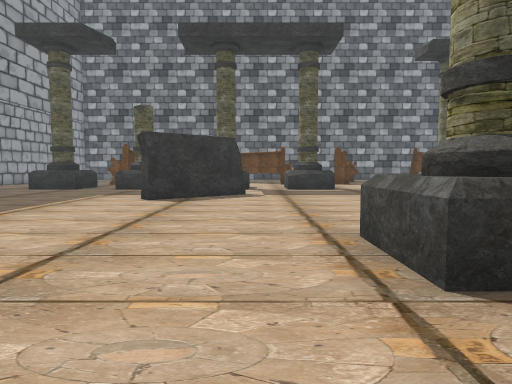
[1] (above)

20 first-person views from a walk through a 3-D level made in the Unity game engine. The camera is 1.5 m above the floor, tilts 4° down and sees 75° across. The floor is counted in squares, 2 m on a side. Each view is taken from the middle of a square. On the plan, view 1 faces up. The plan holds only what a view shows up to about 11 squares ahead; the rest is blank. The place goes on beyond the plan. The player is left out. Some animated figures are left out. Some surface patterns are stand-ins.

[2]
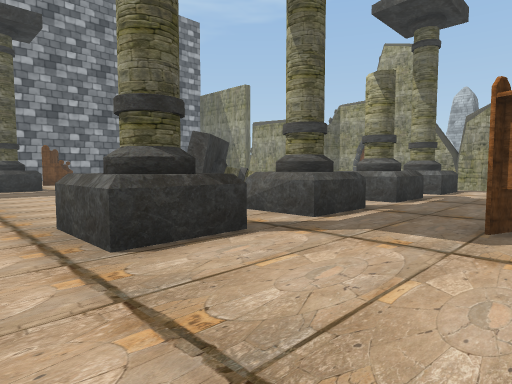

[3]
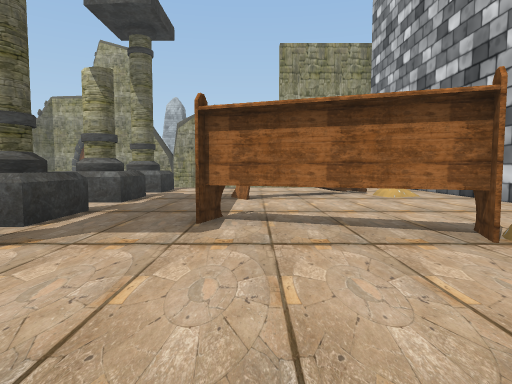

[4]
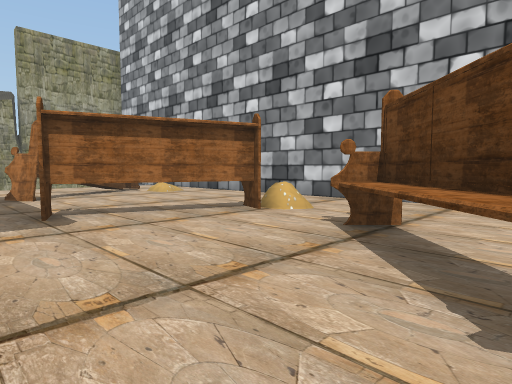

[5]
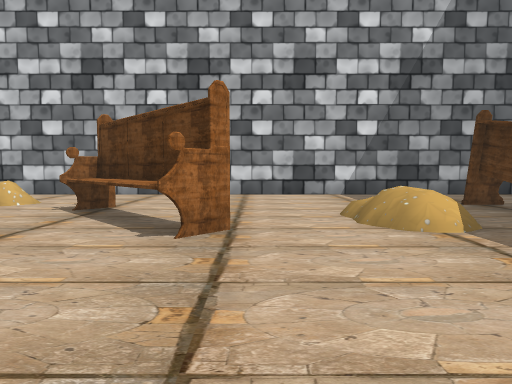

[6]
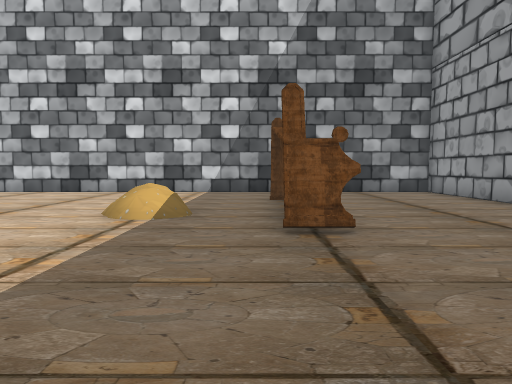

[7]
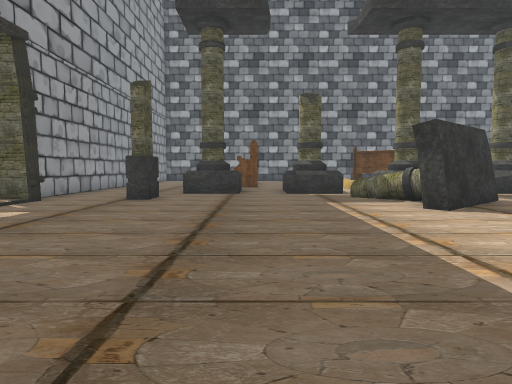

[8]
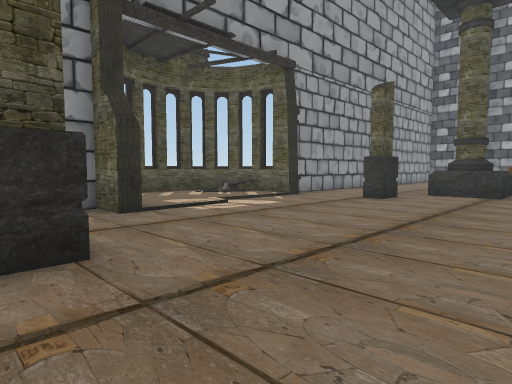

[9]
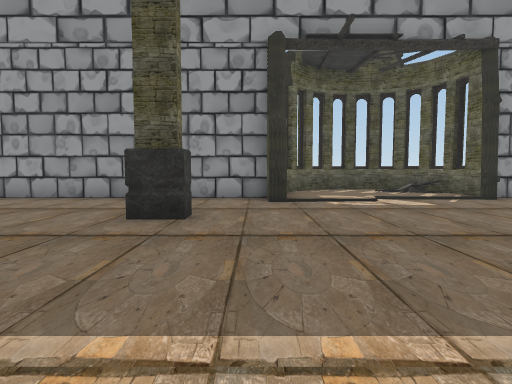

[10]
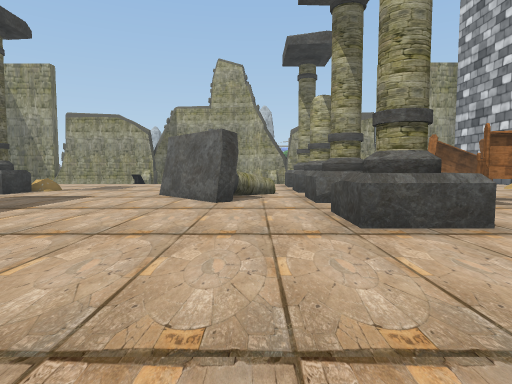

[11]
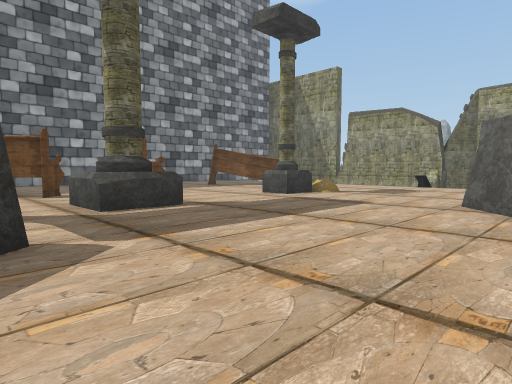

[12]
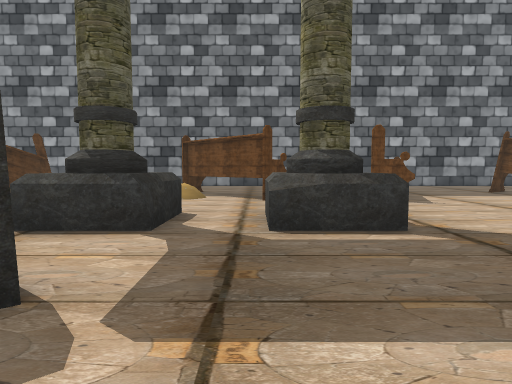

[13]
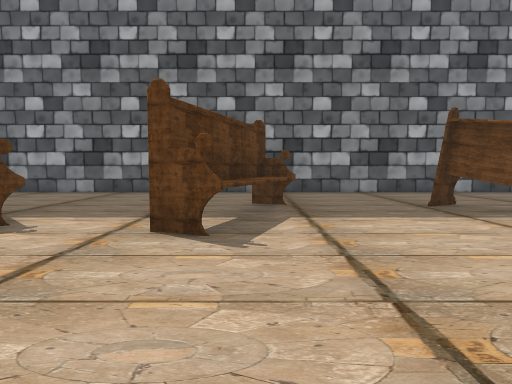

[14]
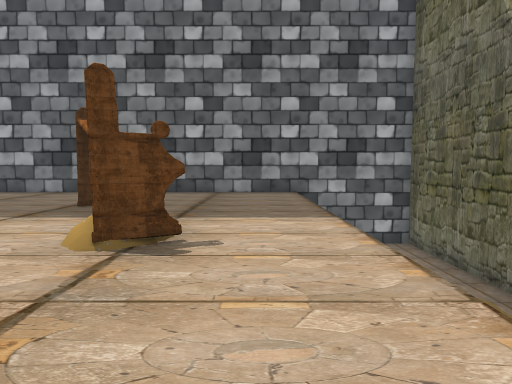

[15]
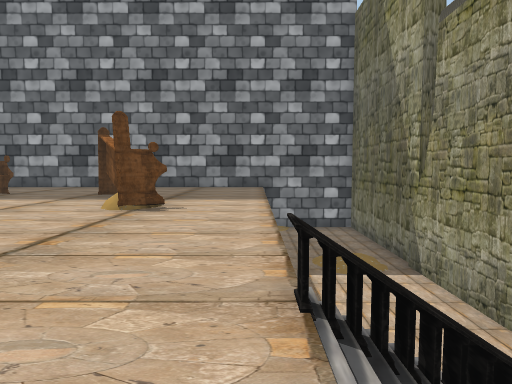

[16]
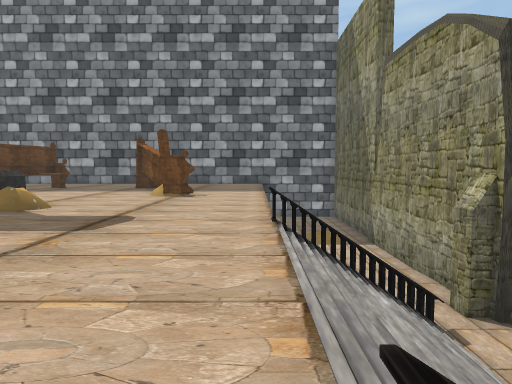

[17]
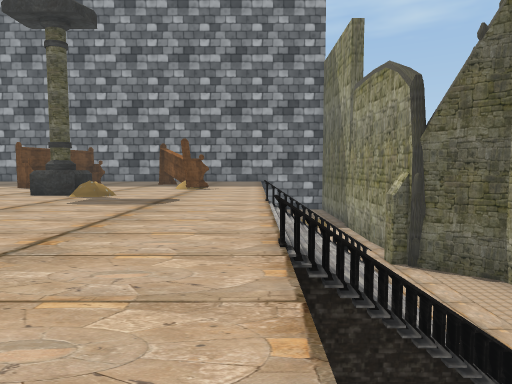

[18]
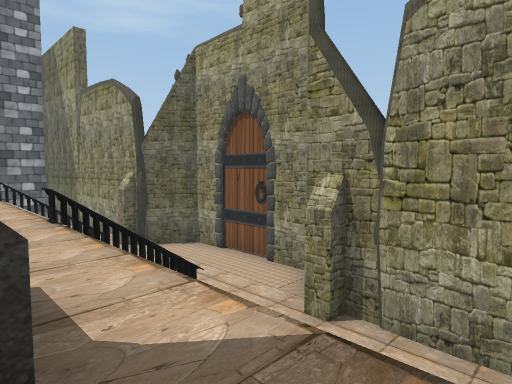

[19]
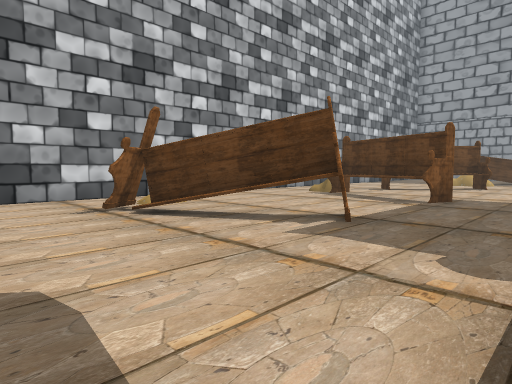

[20]
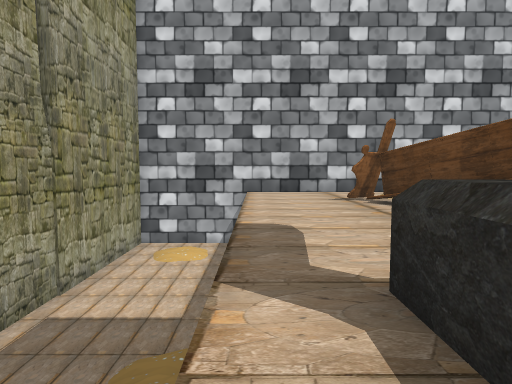

### Floor plan
Key: @ floor where view 1 was taken; # wall or solid block; x gap in a wall; . main floor; : floor 0.25 m higher than the main floor; - floor 3 m lower than the main floor; _ floor 3.25 m lower than the main floor; / step, stairs or slope; = window, fence, low wall or low ledge; ^ raised ledge; T thing the floor can be seen under or through; O other object.
Columns run from 14 left of view 1 to 19 right of it. Each row starts with its distance up from view 1.
 23            #####################
 22             ..... ..........  _#
 21             ..... ..........  _#
 20              .... ..........___#
 19         #    #.....#........___#
 18         #     ^....#...##..._//#
 17         #    /.^...^....#..._//#
 16         #    /.#..#.....##..___#
 15              ...............___#
 14              ...............___#
 13   #. .^^.^# ^##^#^...#^..... __#
 12   #...^^.^^.^^#x^#....#.....  _#
 11   #..O.....^................^^_###
 10   ##.O.....^##..............//___#
  9 ###/........#...............//___#
  8 #///........#...............//___#
  7 #::/................#   ....//___#
  6 #:::...............##   ....^^___#
  5 ##::................#^   ...  __
  4  ###...................   ..  _#
  3   #............^^^x#^.#  #^.  _#
  2   #  ..........#^#.^^.^^.^^.  _#
  1   #........................./
  0   #...........@............./__
 -1   #....#..=..^.....^...T....___#
 -2   #....#.==...^...T....T....___#
 -3   #....#.......^..T....TT...___#
 -4   #..............TT.....T...___#
 -5   #....................:...._-_#
 -6   #........................._/_#
 -7   ##############################

Positions as (right, up) in squares from view 1, and headings:
1: (0, 0), facing up
2: (0, -1), facing up-right
3: (0, -1), facing right
4: (-1, 1), facing down-right
5: (-2, 3), facing down
6: (-6, 4), facing down
7: (-6, 2), facing up
8: (-5, 2), facing up-left
9: (-3, 4), facing left
10: (-3, 5), facing right
11: (-1, 6), facing up-right
12: (1, 8), facing up
13: (5, 12), facing up
14: (12, 12), facing up
15: (13, 9), facing up
16: (13, 6), facing up
17: (13, 3), facing up
18: (12, 1), facing up-right
19: (13, 2), facing down-left
20: (13, 4), facing down
